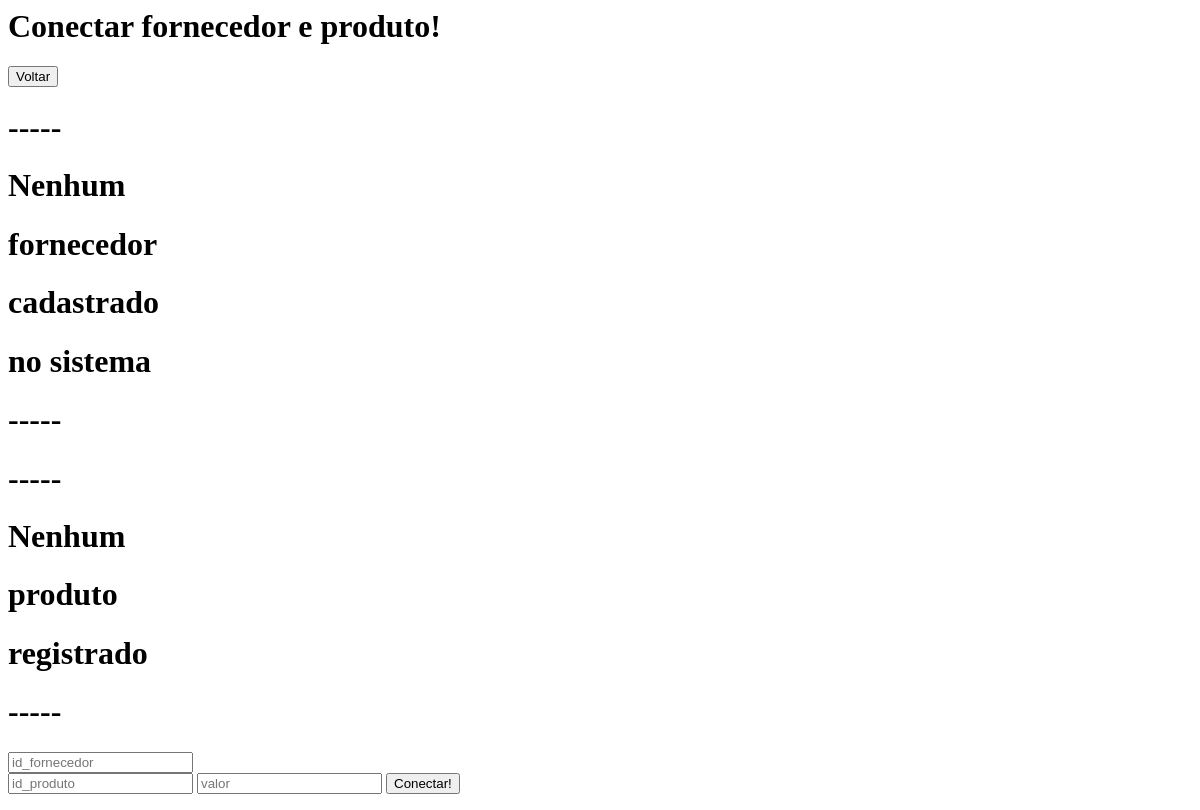
Before: /mercadinho/ligar_fornecedor_produto.php with the older database file.
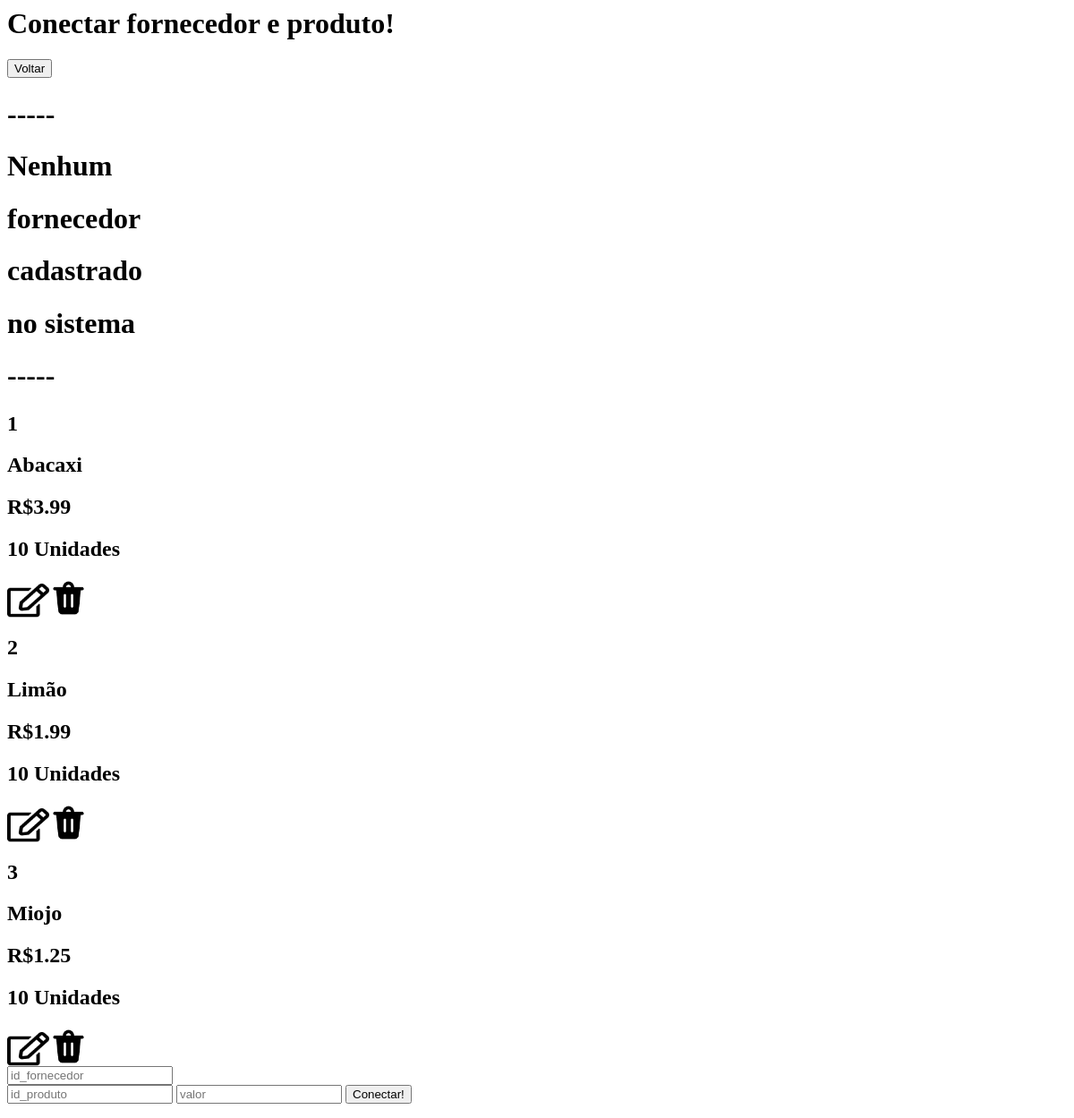
After: the same page with the newer database file.
### tables this page shows
create table produtos (
    id_produto INT NOT NULL PRIMARY KEY AUTO_INCREMENT,
    nome VARCHAR(50) NOT NULL,
    valor DECIMAL(5,2) NOT NULL,
    quantidade INT DEFAULT 0,
    quantidade_pedida INT DEFAULT 0
);

### mercadinho/Classes/Prod.php (the view, shortened to what this page needs)
<?php
class Prod
{
    function listarProduto($nome, $conn){
        if($nome == null){
            $sql = "SELECT *
            FROM produtos";
            $result = $conn->query($sql);
            if ($result->num_rows > 0) {
                while($row = $result->fetch_assoc()) {
                    $id = $row["id_produto"];
                    echo "<tr>".
                         '<td style="text-align: center;"><h2>'.$id.'</h2></td>'.
                         '<td style="text-align: center;"><h2>'.$row["nome"].'</h2></td>'.
                         '<td style="text-align: center;"><h2>R$'.$row["valor"].'</h2></td>'.
                         '<td style="text-align: center;"><h2>'.$row["quantidade"].' Unidades</h2></td>'.
                         '<td style="text-align: center;"><a href="produtos_editar.php?id='.$id.'&edt=editar%21"/>'.
                            '<img src="assets/Edit.png" style="height: 38px;">'.
                         "</a>".
                         '<a href="produtos.php?id='.$id.'&rmv=Remover%21"/>'.
                            '<img src="assets/delete.png" style="height: 43px;">'.
                         "</a></td>".
                         "</tr>";
                }
            }
            else {
                echo "<tr>".
                     '<td style="text-align: center;"> <h1>-----</h1> </td>'.
                     '<td style="text-align: center;"> <h1>Nenhum</h1> </td>'.
                     '<td style="text-align: center;"> <h1>produto</h1> </td>'.
                     '<td style="text-align: center;"> <h1>registrado</h1> </td>'.
                     '<td style="text-align: center;"> <h1>-----</h1> </td>'.
                     "<td>";
            }
        }
    }
}

Changed rows visible on the page:
added produtos: id_produto "1", nome "Abacaxi", valor "3.99", quantidade "10"
added produtos: id_produto "2", nome "Limão", valor "1.99", quantidade "10"
added produtos: id_produto "3", nome "Miojo", valor "1.25", quantidade "10"
Other visible differences:
text no longer shown: "----- Nenhum produto registrado -----"
